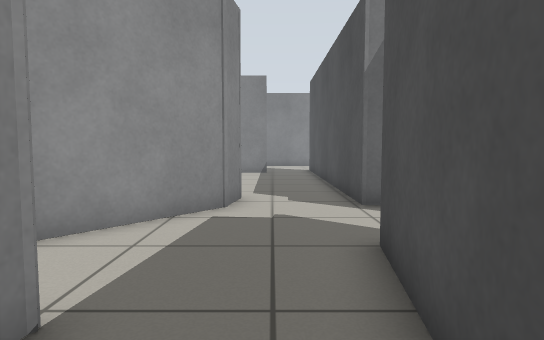
View 1 (above)

19 first-person views from a walk through a Gazebo world. The camera is 0.72 m above the floor, tilts 4° down and sees 75° across. The floor is counted in squares, 0.5 m on a side. Each view is taken from the middle of a square. On the plan, view 1 faces up. The plan holds only what a view shows up to about 15 squares ahead; the rest is blank. The place goes on beyond the plan.

View 2
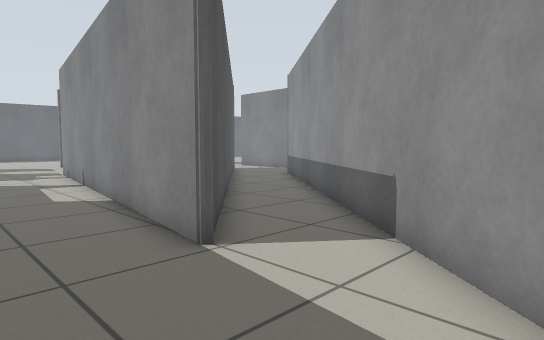

View 3
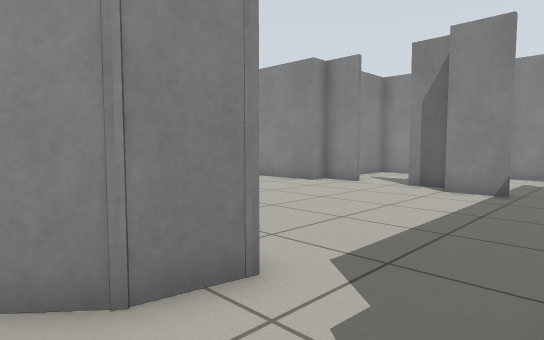

View 4
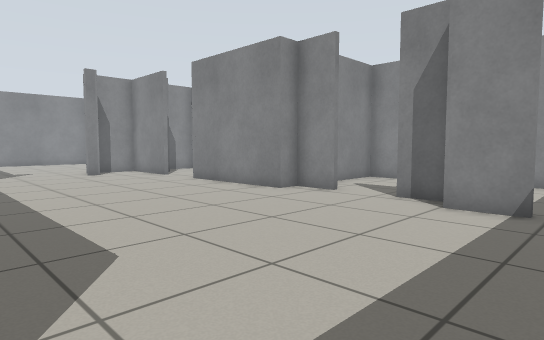

View 5
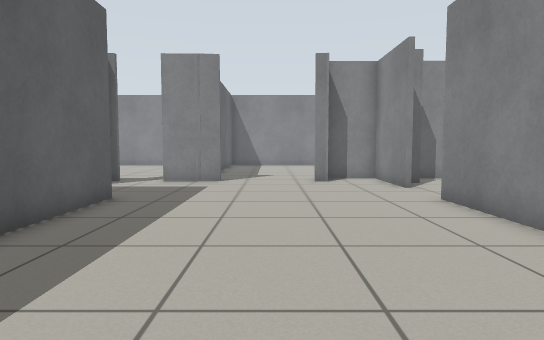

View 6
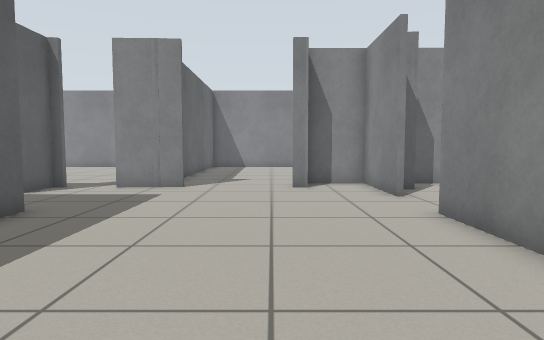

View 7
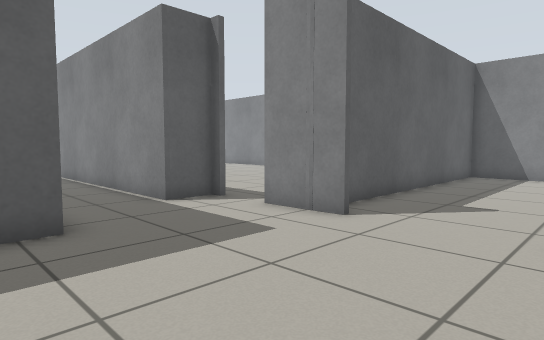

View 8
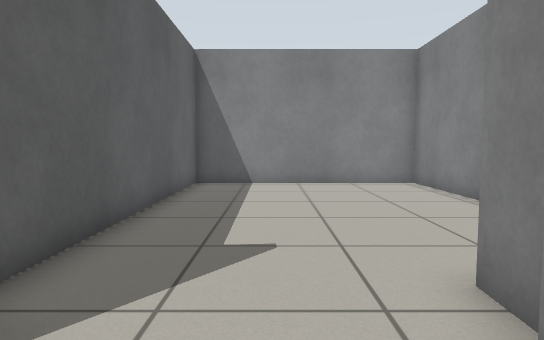

View 9
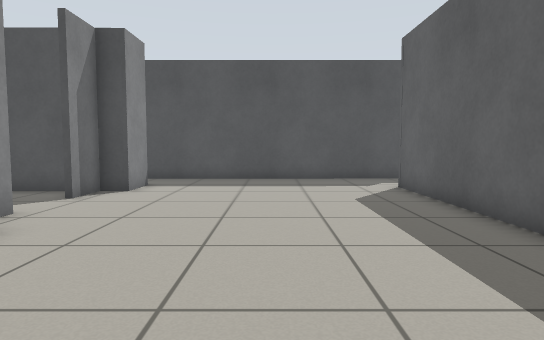

View 10
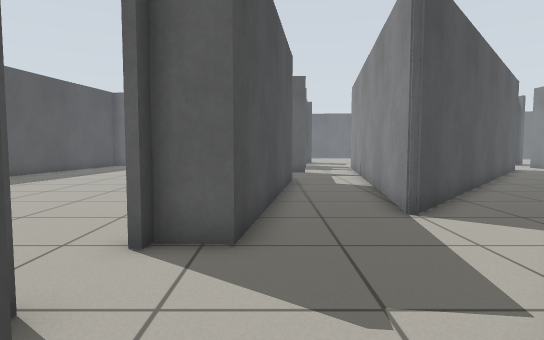

View 11
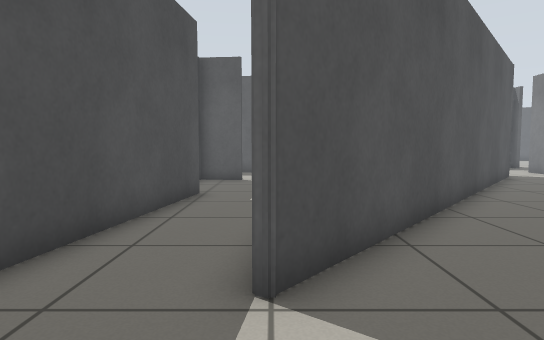

View 12
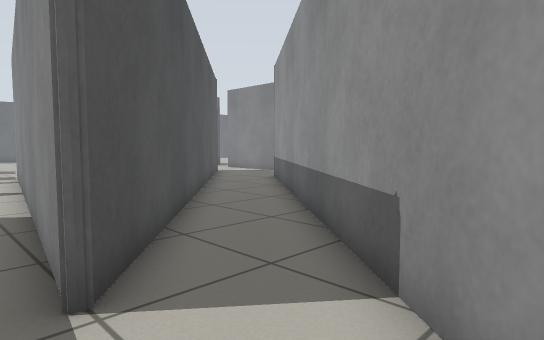

View 13
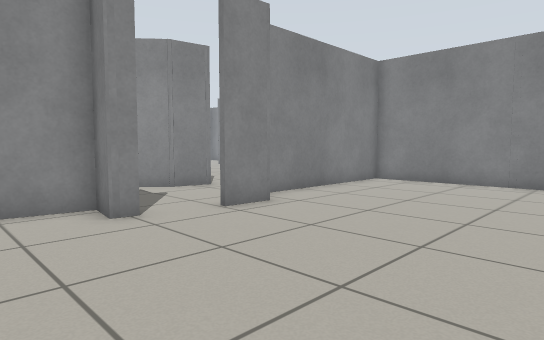

View 14
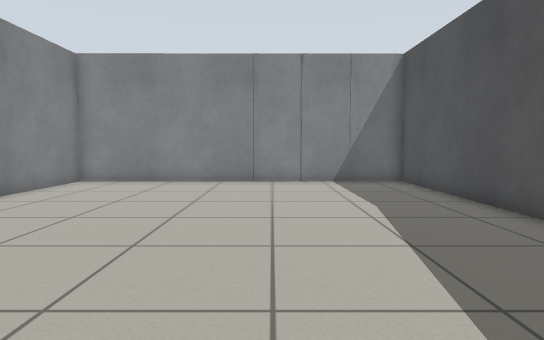

View 15
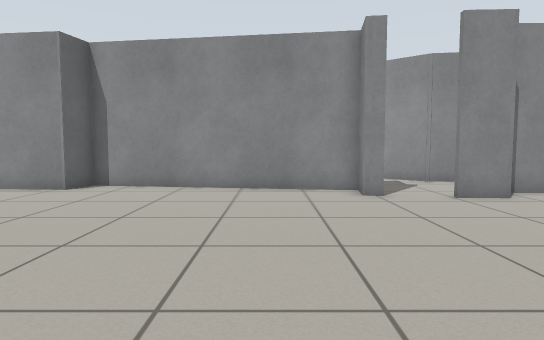

View 16
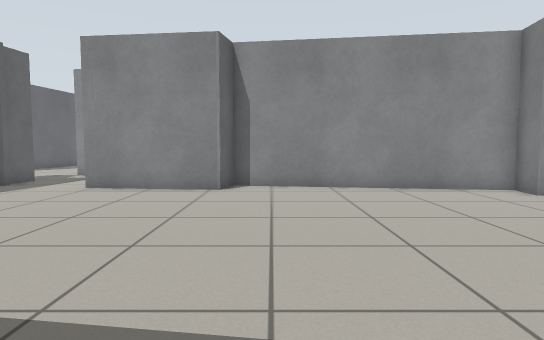

View 17
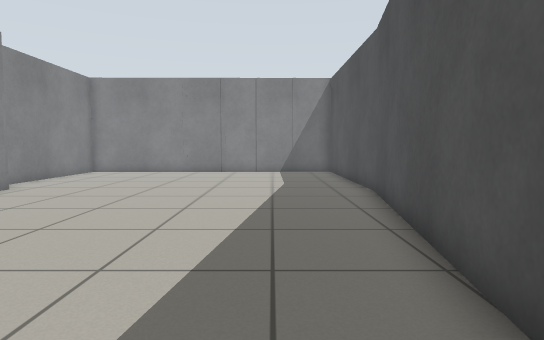

View 18
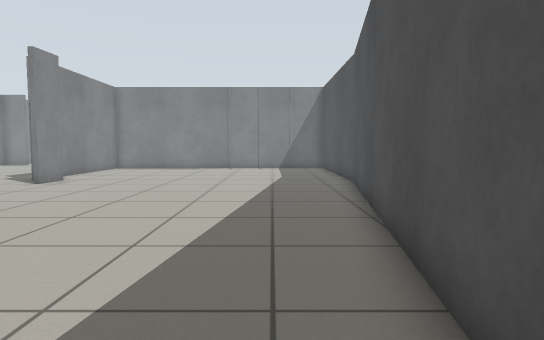

View 19
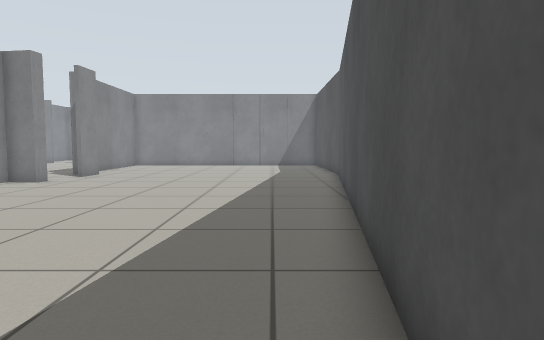

### Floor plan
Points are (right, up) in squares from view 1. A wall is a line through its corners. A room is listed if a view was taken in it or the views show most of it. See-through windows are left out.
Room 1 (view 1)
walls: (-3.9, 0.5) (-1.8, 3) (-2.6, -2.4); (-3.8, 5) (-6.2, 2.1); (2.7, 4.8) (2.8, 5.2); (0.4, -2.8) (1.5, 5)
ways out: opening at (-1, 6) to room 2; opening at (-1, -2) to room 4; opening at (-5, 2) to room 5
Room 2 (views 2, 3, 4, 5, 6, 7, 8, 9, 10, 11, 12)
walls: (-7.2, 18.6) (-12.5, 18.5); (-5.5, 19.4) (-7.2, 19.4); (-12.7, 9.6) (-0.8, 9.7) (-1.1, 8.2) (-3.8, 5); (-1.9, 19.4) (-3.5, 19.4); (-0.3, 18.5) (-1.9, 18.5); (-14.9, 18.5) (-18.3, 18.5) (-18.3, 16.2); (-17, 16.2) (-17, 15.6); (2.7, 8.4) (2.2, 8.5) (2.2, 19.3); (1.5, 5) (2.7, 4.8)
ways out: opening at (-1, 6) to room 1; opening at (2, 6.5) to room 3; opening at (-16.2, 13); opening at (-15, 10)
Room 3 (views 13, 14, 15, 16, 17, 18, 19)
walls: (3, 5.2) (2.9, 4.6) (1.7, 4.8) (0.4, -4.4) (1.6, -4.7) (1.1, -9.3); (3.4, 8.5) (3.4, 7); (3.4, 8.6) (3.2, 7.1); (15.2, 8.1) (15.2, 16.1) (2.4, 16.1) (2.4, 9.2); (12.8, -8.1) (15.2, 8.2)
ways out: opening at (2, 6.5) to room 2
Room 4 (no view inside)
walls: (0.2, -4.5) (0.4, -2.8); (-0.9, -8.6) (1, -8.7); (-2.6, -2.4) (-3.6, -9.5)
ways out: opening at (-1, -2) to room 1
Room 5 (no view inside)
walls: (-6.2, 2.1) (-11.2, -3.7); (-8.9, -5.4) (-3.9, 0.5)
ways out: opening at (-5, 2) to room 1; opening at (-10, -4)

Positions as (right, up) in squares from view 1, and headings:
1: (0, 0), facing up
2: (1, 7), facing down-left
3: (2, 7), facing up-left
4: (1, 10), facing up-left
5: (-3, 14), facing left
6: (-5, 15), facing left
7: (-11, 16), facing down-left
8: (-15, 14), facing left
9: (-13, 14), facing right
10: (1, 10), facing down
11: (-2, 6), facing down
12: (-1, 6), facing down-left
13: (10, 2), facing up-left
14: (10, 2), facing up
15: (13, 2), facing left
16: (13, -3), facing left
17: (12, -3), facing up
18: (12, -6), facing up
19: (12, -9), facing up
